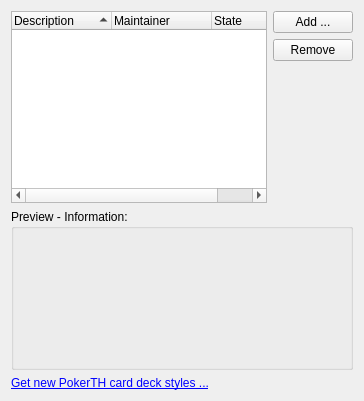
           <widget class="QWidget" name="tab_4">
            <attribute name="title">
             <string>Card Deck</string>
            </attribute>
            <layout class="QGridLayout" name="gridLayout_14">
             <item row="0" column="1">
              <layout class="QVBoxLayout" name="verticalLayout_2">
               <item>
                <widget class="QPushButton" name="pushButton_addCardDeckStyle">
                 <property name="text">
                  <string>Add ...</string>
                 </property>
                </widget>
               </item>
               <item>
                <widget class="QPushButton" name="pushButton_removeCardDeckStyle">
                 <property name="text">
                  <string>Remove</string>
                 </property>
                </widget>
               </item>
               <item>
                <spacer name="verticalSpacer_333">
                 <property name="orientation">
                  <enum>Qt::Vertical</enum>
                 </property>
                 <property name="sizeHint" stdset="0">
                  <size>
                   <width>20</width>
                   <height>17</height>
                  </size>
                 </property>
                </spacer>
               </item>
              </layout>
             </item>
             <item row="1" column="0" colspan="2">
              <widget class="QGroupBox" name="groupBox_14">
               <property name="title">
                <string>Preview - Information:</string>
               </property>
               <layout class="QGridLayout" name="gridLayout_16">
                <item row="0" column="0">
                 <widget class="QLabel" name="label_cardDeckStylePreview">
                  <property name="minimumSize">
                   <size>
                    <width>160</width>
                    <height>120</height>
                   </size>
                  </property>
                  <property name="maximumSize">
                   <size>
                    <width>160</width>
                    <height>120</height>
                   </size>
                  </property>
                  <property name="text">
                   <string/>
                  </property>
                 </widget>
                </item>
                <item row="0" column="1">
                 <widget class="QLabel" name="label_cardDeckStyleInfo">
                  <property name="text">
                   <string/>
                  </property>
                  <property name="textFormat">
                   <enum>Qt::RichText</enum>
                  </property>
                  <property name="alignment">
                   <set>Qt::AlignLeading|Qt::AlignLeft|Qt::AlignTop</set>
                  </property>
                 </widget>
                </item>
               </layout>
              </widget>
             </item>
             <item row="2" column="0" colspan="2">
              <widget class="QLabel" name="label_56">
               <property name="text">
                <string>&lt;!DOCTYPE HTML PUBLIC &quot;-//W3C//DTD HTML 4.0//EN&quot; &quot;http://www.w3.org/TR/REC-html40/strict.dtd&quot;&gt;
&lt;html&gt;&lt;head&gt;&lt;meta name=&quot;qrichtext&quot; content=&quot;1&quot; /&gt;&lt;style type=&quot;text/css&quot;&gt;
p, li { white-space: pre-wrap; }
&lt;/style&gt;&lt;/head&gt;&lt;body&gt;
&lt;p style=&quot; margin-top:0px; margin-bottom:0px; margin-left:0px; margin-right:0px; -qt-block-indent:0; text-indent:0px;&quot;&gt;&lt;a href=&quot;https://cdstyles.pokerth.net/&quot;&gt;&lt;span style=&quot; text-decoration: underline; color:#0000ff;&quot;&gt;Get new PokerTH card deck styles ...&lt;/span&gt;&lt;/a&gt;&lt;/p&gt;&lt;/body&gt;&lt;/html&gt;</string>
               </property>
               <property name="openExternalLinks">
                <bool>true</bool>
               </property>
              </widget>
             </item>
             <item row="0" column="0">
              <widget class="QTreeWidget" name="treeWidget_cardDeckStyles">
               <property name="indentation">
                <number>5</number>
               </property>
               <property name="rootIsDecorated">
                <bool>false</bool>
               </property>
               <property name="itemsExpandable">
                <bool>false</bool>
               </property>
               <property name="sortingEnabled">
                <bool>true</bool>
               </property>
               <property name="allColumnsShowFocus">
                <bool>true</bool>
               </property>
               <attribute name="headerShowSortIndicator" stdset="0">
                <bool>true</bool>
               </attribute>
               <column>
                <property name="text">
                 <string>Description</string>
                </property>
               </column>
               <column>
                <property name="text">
                 <string>Maintainer</string>
                </property>
               </column>
               <column>
                <property name="text">
                 <string>State</string>
                </property>
               </column>
              </widget>
             </item>
            </layout>
           </widget>
